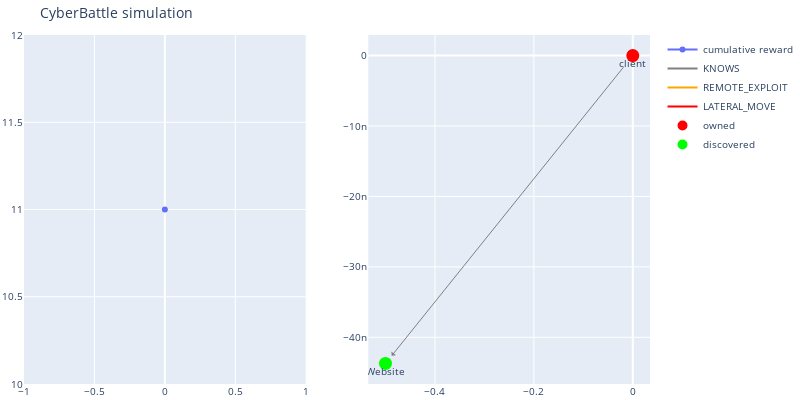
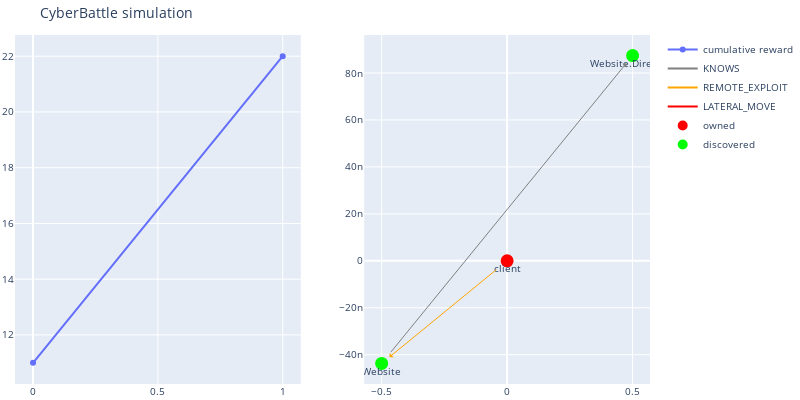
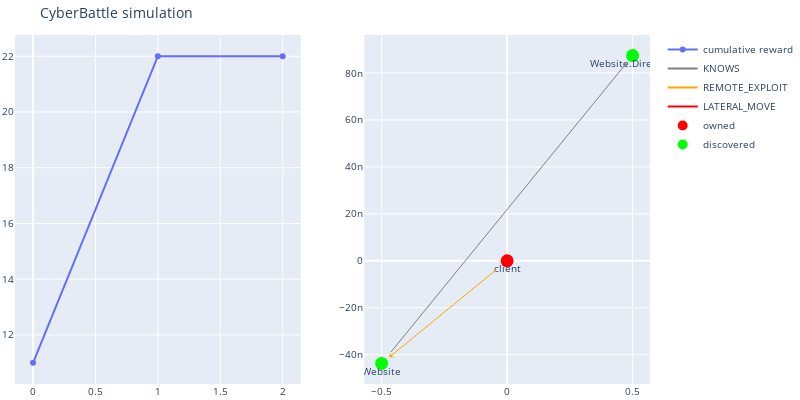
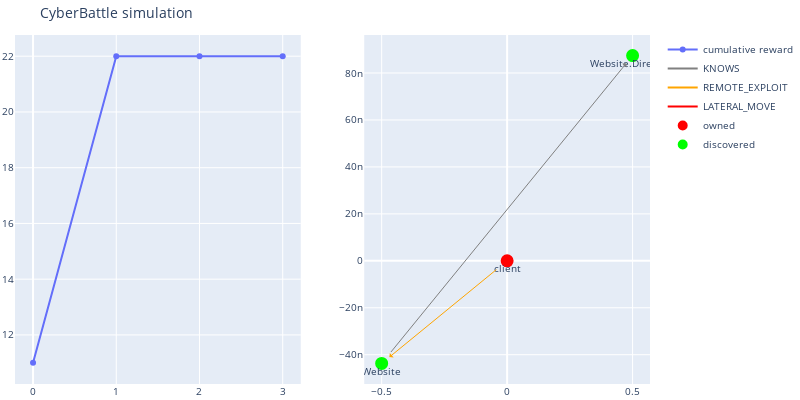

Notebook code cell kept with these figures, in order:
### Code cell
# initialize the environment

current_o = ctf_env.reset()
wrapped_env = AgentWrapper(ctf_env, ActionTrackingStateAugmentation(ep, current_o))
l = dqn_learning_run['learner']

current_o = wrapped_env.reset()
current_initial = current_o.copy()

# Use the trained agent to run the steps one by one

max_steps = 10

# next action suggested by DQL agent
net_bitmap_l = []
outputs_on_step= []
total_reward = 0
for i in range(max_steps):
    sampled_actions = {}
    print("\nStep: {}, sample all actions under action_mask"
          "(bruteforce search)".format(i))
            
    #bruteforce sample actions
    all_local_flag = all_remote_flag = 0
    while True:
        sampled_action =  wrapped_env.sample_valid_action()

        if not all_local_flag:
            if "local" not in str(sampled_action):
                continue
        else:
            if not all_remote_flag and "remote" not in str(sampled_action):
                continue
        
        if str(sampled_action) not in sampled_actions.keys():
            sampled_actions[str(sampled_action)] = 0
            print("\t{}\t{}".format(str(sampled_action),
                                       wrapped_env.pretty_print_internal_action(
                                           sampled_action)))
        else:
            if np.all(np.array(list(sampled_actions.values())) > 5):
                if not all_local_flag:
                    all_local_flag = 1
                    continue
                if not all_remote_flag:
                    all_remote_flag = 1
                    continue
                break
            sampled_actions[str(sampled_action)] += 1

    # run the suggested action
    action_style, gym_action, action_metadata = l.exploit(wrapped_env, current_o)
    if gym_action is None:
        print("Exploit unsuccessful: ", action_style, ' ', gym_action)
        break
    net_bitmap_l.append(
            (wrapped_env.get_explored_network_node_properties_bitmap_as_numpy(current_o), 
             gym_action))

    current_o, reward, done, info = wrapped_env.step(gym_action)
    outputs_on_step += [current_o]  
    
    total_reward += reward
    if True:
        sign = ['-', '+'][reward > 0]
        sign = [sign, '='][-1e-4 < reward < 1e-4]

        print(f"\nExecuted: \n {sign} t={i} {action_style} r={reward} cum_reward:{total_reward} "
              f"a={action_metadata}-{gym_action} "
              f"creds={len(current_o['credential_cache_matrix'])} "
              f" {l.stateaction_as_string(action_metadata)}")
        wrapped_env.render()
    
    if total_reward > 1000:
        print("Successfull flag acquiring")
        break

#     if True and (i == 0 or i >= max_steps - 3):
#         pprint.pprint(current_o)
#         print()

@interact(step=(-1, len(outputs_on_step)-1))
def double_number(step: int):
    if step < 0:
        print("\n\nInitial observation only t=",step)
        pprint.pprint({k: current_initial[k] for k in current_o_keys})
        return
    pprint.pprint("explored network node " + repr(net_bitmap_l[step][0]) 
                  + "\n gym_action" + repr(net_bitmap_l[step][1]))
    print("\n Observation after action t=",step)
    pprint.pprint({k: outputs_on_step[step][k] for k in current_o_keys})
    print("\nAction mask ")
    pprint.pprint(outputs_on_step[step]['action_mask'])

### Figure 1 — Plotly figure (JSON) as saved in the notebook; plotly's stock layout.template omitted (floating-point values rounded to 4 significant figures)
{"data": [{"name": "cumulative reward", "type": "scatter", "xaxis": "x", "y": [11], "yaxis": "y"}, {"line": {"color": "gray"}, "mode": "lines", "name": "KNOWS", "type": "scatter", "x": [0], "xaxis": "x2", "y": [0], "yaxis": "y2"}, {"line": {"color": "orange"}, "mode": "lines", "name": "REMOTE_EXPLOIT", "type": "scatter", "x": [0], "xaxis": "x2", "y": [0], "yaxis": "y2"}, {"line": {"color": "red"}, "mode": "lines", "name": "LATERAL_MOVE", "type": "scatter", "x": [0], "xaxis": "x2", "y": [0], "yaxis": "y2"}, {"hoverinfo": "text", "marker": {"color": "#D32F2E", "line": {"color": "rgb(255,0,0)", "width": 8}, "size": 5, "symbol": "circle-dot"}, "mode": "markers+text", "name": "owned", "text": ["client"], "textposition": "bottom center", "type": "scatter", "x": [0], "xaxis": "x2", "y": [0], "yaxis": "y2"}, {"hoverinfo": "text", "marker": {"color": "#0e9d00", "line": {"color": "rgb(0,255,0)", "width": 8}, "size": 5, "symbol": "circle-dot"}, "mode": "markers+text", "name": "discovered", "text": ["Website"], "textposition": "bottom center", "type": "scatter", "x": [-0.5], "xaxis": "x2", "y": [-4.371e-08], "yaxis": "y2"}], "layout": {"annotations": [{"align": "center", "arrowcolor": "gray", "arrowhead": 1, "arrowsize": 1, "arrowwidth": 1, "ax": 0, "axref": "x2", "ay": 0, "ayref": "y2", "hovertext": "KNOWS", "opacity": 1, "showarrow": true, "standoff": 10, "startstandoff": 10, "x": -0.5, "xref": "x2", "y": -4.371e-08, "yref": "y2"}], "autosize": false, "font": {"size": 10}, "height": 400, "hovermode": "closest", "margin": {"b": 15, "l": 2, "r": 2, "t": 35}, "showlegend": true, "title": {"text": "CyberBattle simulation"}, "width": 800, "xaxis": {"anchor": "y", "domain": [0, 0.45]}, "xaxis2": {"anchor": "y2", "domain": [0.55, 1]}, "yaxis": {"anchor": "x", "domain": [0, 1]}, "yaxis2": {"anchor": "x2", "domain": [0, 1]}}}

### Figure 2 — Plotly figure (JSON) as saved in the notebook; plotly's stock layout.template omitted (floating-point values rounded to 4 significant figures)
{"data": [{"name": "cumulative reward", "type": "scatter", "xaxis": "x", "y": [11, 22], "yaxis": "y"}, {"line": {"color": "gray"}, "mode": "lines", "name": "KNOWS", "type": "scatter", "x": [0], "xaxis": "x2", "y": [0], "yaxis": "y2"}, {"line": {"color": "orange"}, "mode": "lines", "name": "REMOTE_EXPLOIT", "type": "scatter", "x": [0], "xaxis": "x2", "y": [0], "yaxis": "y2"}, {"line": {"color": "red"}, "mode": "lines", "name": "LATERAL_MOVE", "type": "scatter", "x": [0], "xaxis": "x2", "y": [0], "yaxis": "y2"}, {"hoverinfo": "text", "marker": {"color": "#D32F2E", "line": {"color": "rgb(255,0,0)", "width": 8}, "size": 5, "symbol": "circle-dot"}, "mode": "markers+text", "name": "owned", "text": ["client"], "textposition": "bottom center", "type": "scatter", "x": [0], "xaxis": "x2", "y": [0], "yaxis": "y2"}, {"hoverinfo": "text", "marker": {"color": "#0e9d00", "line": {"color": "rgb(0,255,0)", "width": 8}, "size": 5, "symbol": "circle-dot"}, "mode": "markers+text", "name": "discovered", "text": ["Website", "Website.Directory"], "textposition": "bottom center", "type": "scatter", "x": [-0.5, 0.5], "xaxis": "x2", "y": [-4.371e-08, 8.742e-08], "yaxis": "y2"}], "layout": {"annotations": [{"align": "center", "arrowcolor": "gray", "arrowhead": 1, "arrowsize": 1, "arrowwidth": 1, "ax": -0.5, "axref": "x2", "ay": -4.371e-08, "ayref": "y2", "hovertext": "KNOWS", "opacity": 1, "showarrow": true, "standoff": 10, "startstandoff": 10, "x": 0.5, "xref": "x2", "y": 8.742e-08, "yref": "y2"}, {"align": "center", "arrowcolor": "orange", "arrowhead": 1, "arrowsize": 1, "arrowwidth": 1, "ax": 0, "axref": "x2", "ay": 0, "ayref": "y2", "hovertext": "REMOTE_EXPLOIT", "opacity": 1, "showarrow": true, "standoff": 10, "startstandoff": 10, "x": -0.5, "xref": "x2", "y": -4.371e-08, "yref": "y2"}], "autosize": false, "font": {"size": 10}, "height": 400, "hovermode": "closest", "margin": {"b": 15, "l": 2, "r": 2, "t": 35}, "showlegend": true, "title": {"text": "CyberBattle simulation"}, "width": 800, "xaxis": {"anchor": "y", "domain": [0, 0.45]}, "xaxis2": {"anchor": "y2", "domain": [0.55, 1]}, "yaxis": {"anchor": "x", "domain": [0, 1]}, "yaxis2": {"anchor": "x2", "domain": [0, 1]}}}

### Figure 3 — Plotly figure (JSON) as saved in the notebook; plotly's stock layout.template omitted (floating-point values rounded to 4 significant figures)
{"data": [{"name": "cumulative reward", "type": "scatter", "xaxis": "x", "y": [11, 22, 22], "yaxis": "y"}, {"line": {"color": "gray"}, "mode": "lines", "name": "KNOWS", "type": "scatter", "x": [0], "xaxis": "x2", "y": [0], "yaxis": "y2"}, {"line": {"color": "orange"}, "mode": "lines", "name": "REMOTE_EXPLOIT", "type": "scatter", "x": [0], "xaxis": "x2", "y": [0], "yaxis": "y2"}, {"line": {"color": "red"}, "mode": "lines", "name": "LATERAL_MOVE", "type": "scatter", "x": [0], "xaxis": "x2", "y": [0], "yaxis": "y2"}, {"hoverinfo": "text", "marker": {"color": "#D32F2E", "line": {"color": "rgb(255,0,0)", "width": 8}, "size": 5, "symbol": "circle-dot"}, "mode": "markers+text", "name": "owned", "text": ["client"], "textposition": "bottom center", "type": "scatter", "x": [0], "xaxis": "x2", "y": [0], "yaxis": "y2"}, {"hoverinfo": "text", "marker": {"color": "#0e9d00", "line": {"color": "rgb(0,255,0)", "width": 8}, "size": 5, "symbol": "circle-dot"}, "mode": "markers+text", "name": "discovered", "text": ["Website", "Website.Directory"], "textposition": "bottom center", "type": "scatter", "x": [-0.5, 0.5], "xaxis": "x2", "y": [-4.371e-08, 8.742e-08], "yaxis": "y2"}], "layout": {"annotations": [{"align": "center", "arrowcolor": "gray", "arrowhead": 1, "arrowsize": 1, "arrowwidth": 1, "ax": -0.5, "axref": "x2", "ay": -4.371e-08, "ayref": "y2", "hovertext": "KNOWS", "opacity": 1, "showarrow": true, "standoff": 10, "startstandoff": 10, "x": 0.5, "xref": "x2", "y": 8.742e-08, "yref": "y2"}, {"align": "center", "arrowcolor": "orange", "arrowhead": 1, "arrowsize": 1, "arrowwidth": 1, "ax": 0, "axref": "x2", "ay": 0, "ayref": "y2", "hovertext": "REMOTE_EXPLOIT", "opacity": 1, "showarrow": true, "standoff": 10, "startstandoff": 10, "x": -0.5, "xref": "x2", "y": -4.371e-08, "yref": "y2"}], "autosize": false, "font": {"size": 10}, "height": 400, "hovermode": "closest", "margin": {"b": 15, "l": 2, "r": 2, "t": 35}, "showlegend": true, "title": {"text": "CyberBattle simulation"}, "width": 800, "xaxis": {"anchor": "y", "domain": [0, 0.45]}, "xaxis2": {"anchor": "y2", "domain": [0.55, 1]}, "yaxis": {"anchor": "x", "domain": [0, 1]}, "yaxis2": {"anchor": "x2", "domain": [0, 1]}}}

### Figure 4 — Plotly figure (JSON) as saved in the notebook; plotly's stock layout.template omitted (floating-point values rounded to 4 significant figures)
{"data": [{"name": "cumulative reward", "type": "scatter", "xaxis": "x", "y": [11, 22, 22, 22], "yaxis": "y"}, {"line": {"color": "gray"}, "mode": "lines", "name": "KNOWS", "type": "scatter", "x": [0], "xaxis": "x2", "y": [0], "yaxis": "y2"}, {"line": {"color": "orange"}, "mode": "lines", "name": "REMOTE_EXPLOIT", "type": "scatter", "x": [0], "xaxis": "x2", "y": [0], "yaxis": "y2"}, {"line": {"color": "red"}, "mode": "lines", "name": "LATERAL_MOVE", "type": "scatter", "x": [0], "xaxis": "x2", "y": [0], "yaxis": "y2"}, {"hoverinfo": "text", "marker": {"color": "#D32F2E", "line": {"color": "rgb(255,0,0)", "width": 8}, "size": 5, "symbol": "circle-dot"}, "mode": "markers+text", "name": "owned", "text": ["client"], "textposition": "bottom center", "type": "scatter", "x": [0], "xaxis": "x2", "y": [0], "yaxis": "y2"}, {"hoverinfo": "text", "marker": {"color": "#0e9d00", "line": {"color": "rgb(0,255,0)", "width": 8}, "size": 5, "symbol": "circle-dot"}, "mode": "markers+text", "name": "discovered", "text": ["Website", "Website.Directory"], "textposition": "bottom center", "type": "scatter", "x": [-0.5, 0.5], "xaxis": "x2", "y": [-4.371e-08, 8.742e-08], "yaxis": "y2"}], "layout": {"annotations": [{"align": "center", "arrowcolor": "gray", "arrowhead": 1, "arrowsize": 1, "arrowwidth": 1, "ax": -0.5, "axref": "x2", "ay": -4.371e-08, "ayref": "y2", "hovertext": "KNOWS", "opacity": 1, "showarrow": true, "standoff": 10, "startstandoff": 10, "x": 0.5, "xref": "x2", "y": 8.742e-08, "yref": "y2"}, {"align": "center", "arrowcolor": "orange", "arrowhead": 1, "arrowsize": 1, "arrowwidth": 1, "ax": 0, "axref": "x2", "ay": 0, "ayref": "y2", "hovertext": "REMOTE_EXPLOIT", "opacity": 1, "showarrow": true, "standoff": 10, "startstandoff": 10, "x": -0.5, "xref": "x2", "y": -4.371e-08, "yref": "y2"}], "autosize": false, "font": {"size": 10}, "height": 400, "hovermode": "closest", "margin": {"b": 15, "l": 2, "r": 2, "t": 35}, "showlegend": true, "title": {"text": "CyberBattle simulation"}, "width": 800, "xaxis": {"anchor": "y", "domain": [0, 0.45]}, "xaxis2": {"anchor": "y2", "domain": [0.55, 1]}, "yaxis": {"anchor": "x", "domain": [0, 1]}, "yaxis2": {"anchor": "x2", "domain": [0, 1]}}}
